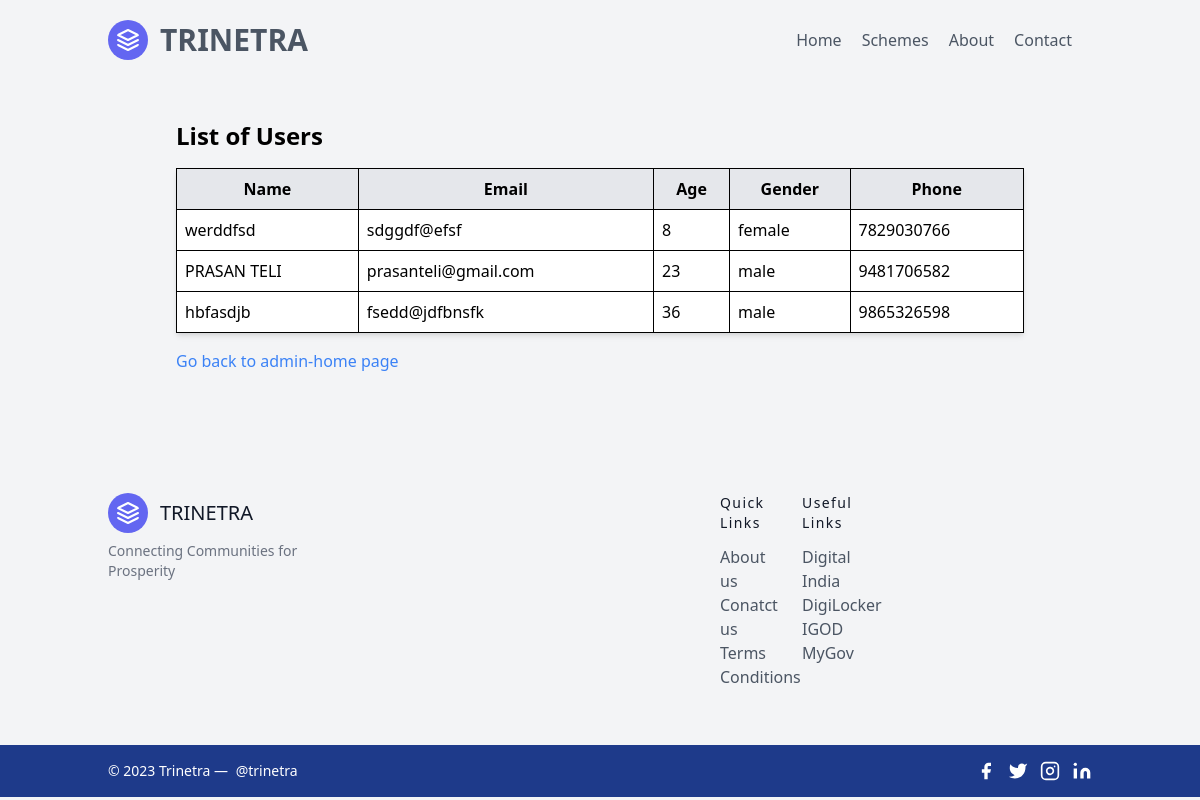
The page /admin/view on the database its author committed.
### tables this page shows
CREATE TABLE Users (
            id INTEGER , 
            name TEXT NOT NULL, 
            email TEXT UNIQUE NOT NULL,
            age INTEGER NOT NULL,
            gender TEXT NOT NULL,
            phone INTEGER PRIMARY KEY);

### src/trinetra.py (the view)
@app.route("/admin/view")
def view():
    con = sqlite3.connect("user.db")
    con.row_factory = sqlite3.Row
    cur = con.cursor()
    cur.execute("select * from Users")
    rows = cur.fetchall()
    return render_template("admin/view.html",rows = rows)

### src/templates/admin/view.html
{% include 'header.html' %}
<body class="bg-gray-100">
    <div class="max-w-4xl mx-auto p-6">
        <h3 class="text-2xl font-semibold mt-4">List of Users</h3>
        <table class="mt-4 w-full border-collapse bg-white shadow-md">
            <thead>
                <tr>
                    <th class="border p-2 bg-gray-200">Name</th>
                    <th class="border p-2 bg-gray-200">Email</th>
                    <th class="border p-2 bg-gray-200">Age</th>
                    <th class="border p-2 bg-gray-200">Gender</th>
                    <th class="border p-2 bg-gray-200">Phone</th>
                </tr>
            </thead>
            <tbody>
                {% for row in rows %}
                    <tr>
                        <td class="border p-2">{{ row["name"] }}</td>
                        <td class="border p-2">{{ row["email"] }}</td>
                        <td class="border p-2">{{ row["age"] }}</td>
                        <td class="border p-2">{{ row["gender"] }}</td>
                        <td class="border p-2">{{ row["phone"] }}</td>
                    </tr>
                {% endfor %}
            </tbody>
        </table>
        <a href="/admin" class="block text-blue-500 mt-4">Go back to admin-home page</a>
    </div>
</body>
{% include 'footer.html' %}

### src/templates/header.html (shortened to what this page needs)
<!DOCTYPE html>
<html lang="en">
<head>
  <link href="https://cdn.jsdelivr.net/npm/tailwindcss@2.2.19/dist/tailwind.min.css" rel="stylesheet">
  <link rel="stylesheet" href="{{ url_for('static', filename='css/main.css') }}">
</head>
<body>
  <header class="text-gray-600 body-font">
    <div class="container mx-auto flex flex-wrap p-5 flex-col md:flex-row items-center">
      <a class="flex title-font font-medium items-center text-gray-900 mb-4 md:mb-0" href="{{ url_for('homepage')}}">
        <svg xmlns="http://www.w3.org/2000/svg" fill="none" stroke="currentColor" stroke-linecap="round"
          stroke-linejoin="round" stroke-width="2" class="w-10 h-10 text-white p-2 bg-indigo-500 rounded-full"
          viewBox="0 0 24 24">
          <path d="M12 2L2 7l10 5 10-5-10-5zM2 17l10 5 10-5M2 12l10 5 10-5"></path>
        </svg>
        <a href="{{ url_for('homepage')}}">
          <span class="font-bold ml-3 text-3xl">TRINETRA</span>
        </a>
      </a>
      <nav class="md:ml-auto flex flex-wrap items-center text-base justify-center">
        <a class="transform motion-safe:hover:scale-110 mr-5 hover:text-gray-900"
          href="{{ url_for('homepage') }}">Home</a>
        <a class="transform motion-safe:hover:scale-110 mr-5 hover:text-gray-900"
          href=#>Schemes</a>
        <a class="transform motion-safe:hover:scale-110 mr-5 hover:text-gray-900"
          href="{{ url_for('about_us') }}">About</a>
        <a class="transform motion-safe:hover:scale-110 mr-5 hover:text-gray-900"
          href="{{ url_for('contact') }}">Contact</a>
      </nav>
    </div>
  </header>
</body>
</html>

### src/templates/footer.html (shortened to what this page needs)
<!DOCTYPE html>
<html lang="en">
  <head>
    <link href="https://unpkg.com/tailwindcss@^2/dist/tailwind.min.css" rel="stylesheet">
  </head>
<body>
<footer class="text-gray-600 body-font">
  <div class="container px-5 py-24 mx-auto flex md:items-center lg:items-start md:flex-row md:flex-nowrap flex-wrap flex-col">
    <div class="w-64 flex-shrink-0 md:mx-0 mx-auto text-center md:text-left">
      <a class="flex title-font font-medium items-center md:justify-start justify-center text-gray-900">
        <svg xmlns="http://www.w3.org/2000/svg" fill="none" stroke="currentColor" stroke-linecap="round" stroke-linejoin="round" stroke-width="2" class="w-10 h-10 text-white p-2 bg-indigo-500 rounded-full" viewBox="0 0 24 24">
          <path d="M12 2L2 7l10 5 10-5-10-5zM2 17l10 5 10-5M2 12l10 5 10-5"></path>
        </svg>
        <span class="ml-3 text-xl">TRINETRA</span>
      </a>
      <p class="mt-2 text-sm text-gray-500">Connecting Communities for Prosperity</p>
    </div>
    <div class="flex-grow flex flex-wrap md:pl-80 -mb-20 md:mt-0 mt-0 md:text-left text-center">
      <div class="lg:w-1/4 md:w-1/2 w-full px-9">
        <h2 class="title-font font-medium text-gray-900 tracking-widest text-sm mb-3">Quick Links</h2>
        <nav class="list-none mb-10">
          <li>
            <a class="text-gray-600 hover:text-gray-800" href="{{ url_for('about_us') }}">About us</a>
          </li>
          <li>
            <a class="text-gray-600 hover:text-gray-800" href="{{ url_for('contact') }}">Conatct us</a>
          </li>
          <li>
            <a class="text-gray-600 hover:text-gray-800" href="{{ url_for('terms_conditions') }}">Terms Conditions</a>
          </li>
        </nav>
      </div>
      <div class="lg:w-1/4 md:w-1/2 w-full px-4">
        <h2 class="title-font font-medium text-gray-900 tracking-widest text-sm mb-3">Useful Links</h2>
        <nav class="list-none mb-10">
          <li>
            <a class="text-gray-600 hover:text-gray-800" href="https://digitalindia.gov.in" target="_blank">Digital India</a>
          </li>
          <li>
            <a class="text-gray-600 hover:text-gray-800" href="https://www.digilocker.gov.in/" target="_blank">DigiLocker</a>
          </li>
          <li>
            <a class="text-gray-600 hover:text-gray-800" href="https://igod.gov.in/" target="_blank">IGOD</a>
          </li>
          <li>
            <a class="text-gray-600 hover:text-gray-800" href="https://www.mygov.in/" target="_blank">MyGov</a>
          </li>
        </nav>
      </div>
    </div>
  </div>
  <div class="bg-blue-900">
    <div class="container mx-auto py-4 px-5 flex flex-wrap flex-col sm:flex-row">
      <p class="text-white text-sm text-center sm:text-left">© 2023 Trinetra —
        <a href="https://twitter.com/prasanteli" rel="noopener noreferrer" class="text-white-600 ml-1" target="_blank">@trinetra</a>
      </p>
      <span class="inline-flex sm:ml-auto sm:mt-0 mt-2 justify-center sm:justify-start">
        <a class="text-white">
          <svg fill="currentColor" stroke-linecap="round" stroke-linejoin="round" stroke-width="2" class="w-5 h-5" viewBox="0 0 24 24">
            <path d="M18 2h-3a5 5 0 00-5 5v3H7v4h3v8h4v-8h3l1-4h-4V7a1 1 0 011-1h3z"></path>
          </svg>
        </a>
        <a class="ml-3 text-white">
          <svg fill="currentColor" stroke-linecap="round" stroke-linejoin="round" stroke-width="2" class="w-5 h-5" viewBox="0 0 24 24">
            <path d="M23 3a10.9 10.9 0 01-3.14 1.53 4.48 4.48 0 00-7.86 3v1A10.66 10.66 0 013 4s-4 9 5 13a11.64 11.64 0 01-7 2c9 5 20 0 20-11.5a4.5 4.5 0 00-.08-.83A7.72 7.72 0 0023 3z"></path>
          </svg>
        </a>
        <a class="ml-3 text-white">
          <svg fill="none" stroke="currentColor" stroke-linecap="round" stroke-linejoin="round" stroke-width="2" class="w-5 h-5" viewBox="0 0 24 24">
            <rect width="20" height="20" x="2" y="2" rx="5" ry="5"></rect>
            <path d="M16 11.37A4 4 0 1112.63 8 4 4 0 0116 11.37zm1.5-4.87h.01"></path>
          </svg>
        </a>
        <a class="ml-3 text-white">
          <svg fill="currentColor" stroke="currentColor" stroke-linecap="round" stroke-linejoin="round" stroke-width="0" class="w-5 h-5" viewBox="0 0 24 24">
            <path stroke="none" d="M16 8a6 6 0 016 6v7h-4v-7a2 2 0 00-2-2 2 2 0 00-2 2v7h-4v-7a6 6 0 016-6zM2 9h4v12H2z"></path>
            <circle cx="4" cy="4" r="2" stroke="none"></circle>
          </svg>
        </a>
      </span>
    </div>
  </div>
</footer>
</body>
</html>

### src/static/css/main.css (style rules this page uses)
a { color:blue; }
table, th, td { border: 1px solid black; }

### rows shown on the page
Users: name "werddfsd", email "sdggdf@efsf", age "8", gender "female", phone "7829030766"
Users: name "PRASAN TELI", email "prasanteli@gmail.com", age "23", gender "male", phone "9481706582"
Users: name "hbfasdjb", email "fsedd@jdfbnsfk", age "36", gender "male", phone "9865326598"
